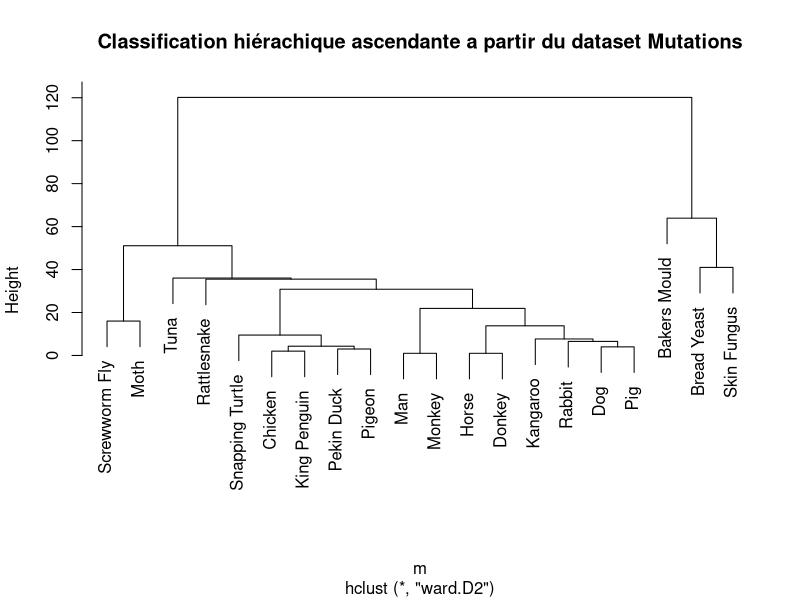
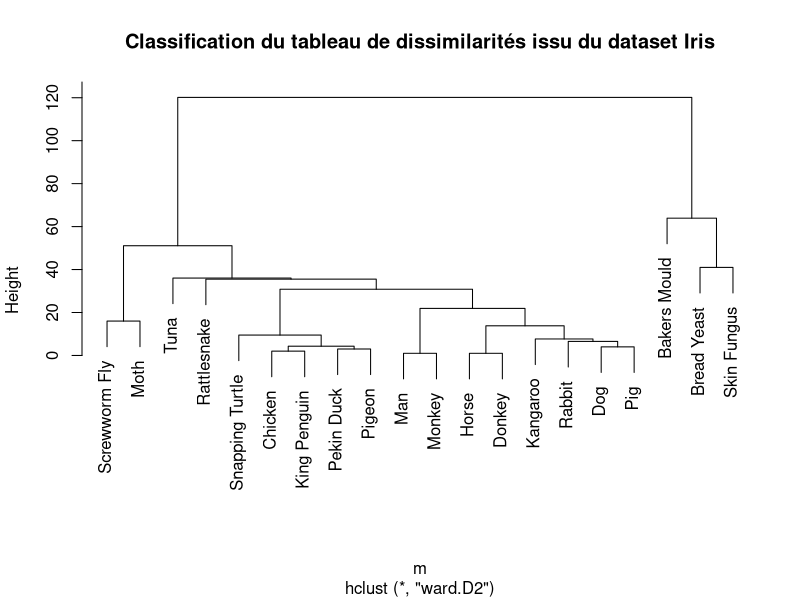

R code for these plots, in order: (Note: this script raises an error after producing the figures.)
# Paul GOUJON, Stéphane LOUIS
# UTC - SY09 - TP2
# Exercice 2

# Mutations =============================================

m = read.csv("mutations2.csv", header=T, row.names=1)
m = as.dist(m, diag=T, upper=T)

# clustering
clustm = hclust(m, method="ward.D2")
pdf("plots/E2Q1_CLUSTm.pdf")
plot(clustm, main="Classification hiérachique ascendante a partir du dataset Mutations")
dev.off()

# Iris ==================================================

data(iris)
i = iris
di = dist(iris[,1:4]) # calcul la distance entre les individus
cdi = hclust(m, method="ward.D2")
pdf("plots/E2Q2_cdi.pdf")
plot(cdi, main="Classification du tableau de dissimilarités issu du dataset Iris")
dev.off()

# with diana
didi = diana(di)
pdf("plots/E2Q3_diani.pdf")
plot(didi, main="Classification hiérarchique descendante du tableau de dissimilarités issu du dataset Iris")
dev.off()



